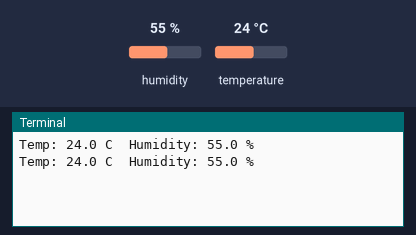
Bench run of a program on a simulated Raspberry Pi (BCM pin numbers). Parts: the last lines printed to the terminal. Inputs (shaded band) come from the test bench; at power-on: humidity 55 %, temperature 24 °C.

Above: at 1.2 s.
1.3 s: humidity set to 22 %
At 2.0 s:
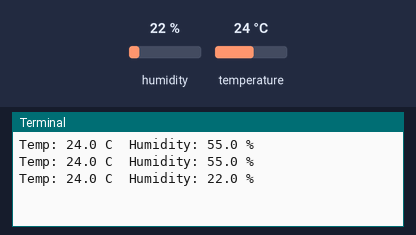
2.8 s: temperature set to 12 °C
At 3.6 s:
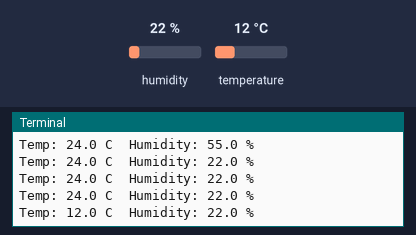
4.3 s: humidity set to 40 %
At 4.3 s:
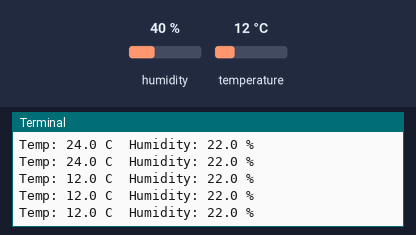
Timing chart, 0 to 7.3 s (numbered marks = the images above; inputs shaded):
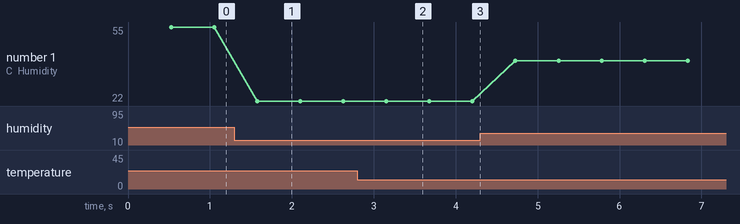

The program:

temp_and_humity.py
```python
#!/usr/bin/python
import sys
import Adafruit_DHT

while True:

    humidity, temperature = Adafruit_DHT.read_retry(11, 14)

    print 'Temp: {0:0.1f} C  Humidity: {1:0.1f} %'.format(temperature,humidity)
```

Measured:
- after the input at 1.3 s, the terminal: prints a new line after 0.28 s (image 1)
- after the input at 2.8 s, the terminal: prints a new line after 0.35 s (image 2)
- plotted number 1: 55 → 22 after the input at 1.3 s, 22 → 40 after the input at 4.3 s
